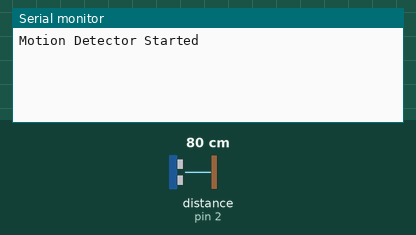
Recording of a sketch running on a simulated Arduino Uno, built with avr-gcc and run on an emulated ATmega328P. Shown: the last lines printed to the serial monitor. Wiring (inferred from the names in the program): ultrasonic range finder: trigger pin 15; echo pin 2. Inputs (shaded band) come from the test bench; at power-on: distance to the obstacle (sensor on pin 2) 80 cm. The echo pulse lasts 58.3 µs per cm.

Above: at 1.3 s.
1.4 s: distance to the obstacle (sensor on pin 2) set to 2 cm
At 2.9 s:
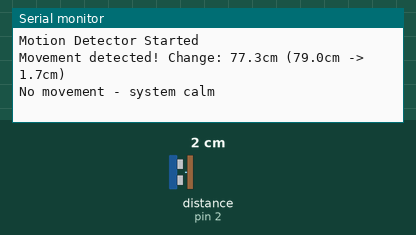
3.2 s: distance to the obstacle (sensor on pin 2) set to 4 cm
At 3.51 s:
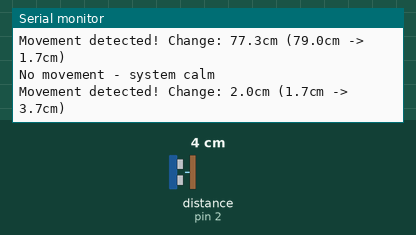

The sketch:

tesSOUND.ino
```cpp
#define TRIG_PIN 15
#define ECHO_PIN 2


float previousDistance = 0;
bool movementDetected = false;

void setup() {
  Serial.begin(115200);
  pinMode(TRIG_PIN, OUTPUT);
  pinMode(ECHO_PIN, INPUT);
  Serial.println("Motion Detector Started");

  // Take initial reading
  previousDistance = readDistance();
  delay(100); // Small delay for stabilization
}

float readDistance() {
  digitalWrite(TRIG_PIN, LOW);
  delayMicroseconds(2);
  digitalWrite(TRIG_PIN, HIGH);
  delayMicroseconds(10);
  digitalWrite(TRIG_PIN, LOW);

  long duration = pulseIn(ECHO_PIN, HIGH);
  float distance = duration * 0.034 / 2;  // Using 340 m/s for air
  return distance;
}

void loop() {
  float currentDistance = readDistance();
  float distanceChange = abs(currentDistance - previousDistance);

  if (distanceChange > 1.0) {
    movementDetected = true;
    Serial.print("Movement detected! ");
    Serial.print("Change: ");
    Serial.print(distanceChange, 1);
    Serial.print("cm (");
    Serial.print(previousDistance, 1);
    Serial.print("cm -> ");
    Serial.print(currentDistance, 1);
    Serial.println("cm)");
  } else {
    if (movementDetected) {
      Serial.println("No movement - system calm");
      movementDetected = false;
    }
  }

  previousDistance = currentDistance;
  delay(200);  // 200ms delay between readings
}
```

Measured:
- after the input at 1.4 s, the serial monitor: prints a new line after 0.14 s (image 1)
- after the input at 3.2 s, the serial monitor: prints a new line after 0.15 s (image 2)
